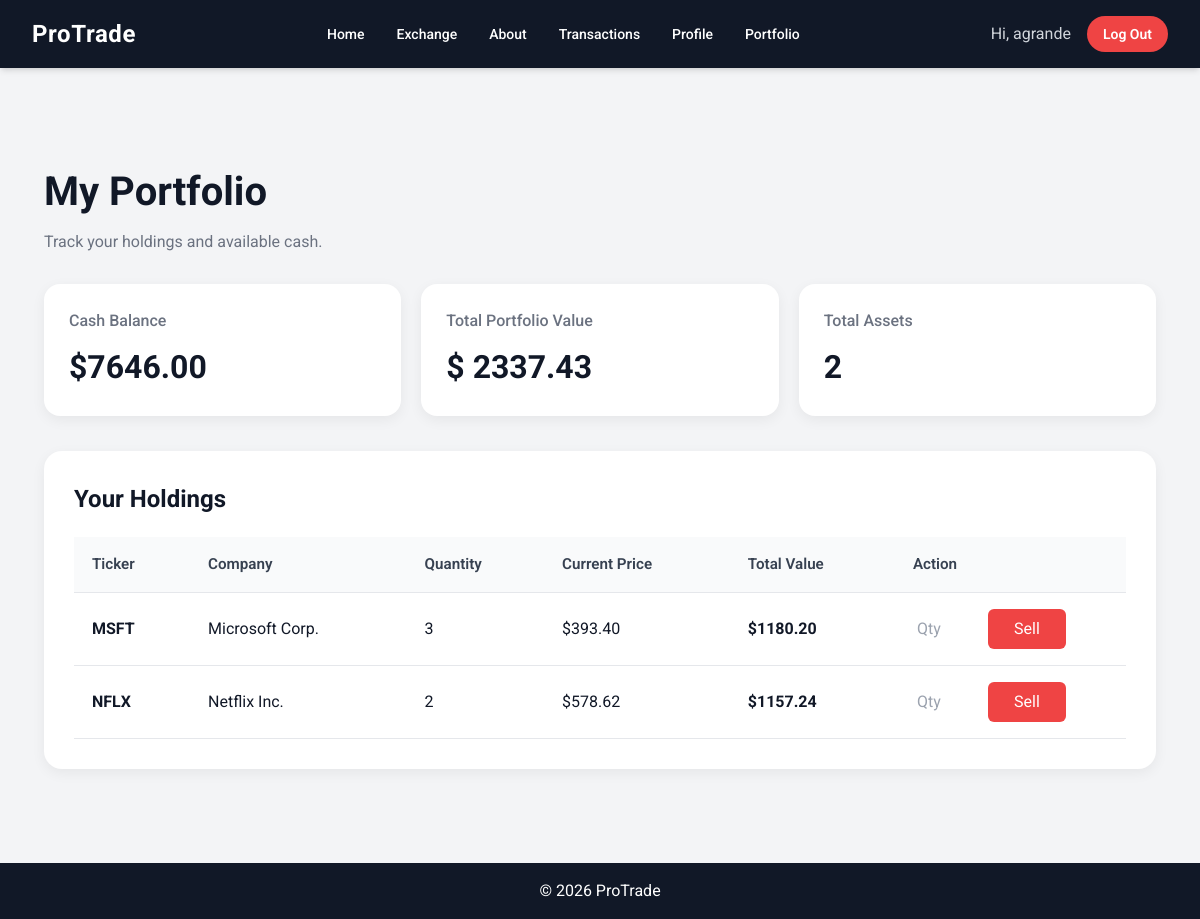
/portfolio (signed in), run on the app's committed database.
### tables this page shows
CREATE TABLE users (
  id INTEGER PRIMARY KEY AUTOINCREMENT,
  first_name TEXT NOT NULL,
  last_name TEXT NOT NULL,
  username TEXT NOT NULL UNIQUE,
  email TEXT NOT NULL UNIQUE,
  phone TEXT NOT NULL,
  password_hash TEXT NOT NULL,
  role TEXT NOT NULL DEFAULT 'user',
  cash_balance REAL NOT NULL DEFAULT 10000,
  created_at TEXT DEFAULT CURRENT_TIMESTAMP
);

CREATE TABLE portfolio (
  id INTEGER PRIMARY KEY AUTOINCREMENT,
  user_id INTEGER NOT NULL,
  stock_id INTEGER NOT NULL,
  quantity_owned INTEGER NOT NULL DEFAULT 0 CHECK (quantity_owned >= 0),
  FOREIGN KEY (user_id) REFERENCES users(id) ON DELETE CASCADE,
  FOREIGN KEY (stock_id) REFERENCES stocks(id) ON DELETE CASCADE,
  UNIQUE (user_id, stock_id)
);

CREATE TABLE stocks (
  id INTEGER PRIMARY KEY AUTOINCREMENT,
  company_name TEXT NOT NULL,
  ticker TEXT UNIQUE NOT NULL,
  total_volume INTEGER NOT NULL DEFAULT 0,
  current_price REAL NOT NULL CHECK (current_price >= 0),
  opening_price REAL NOT NULL CHECK (opening_price >= 0),
  day_high REAL NOT NULL CHECK (day_high >= 0),
  day_low REAL NOT NULL CHECK (day_low >= 0)
);

### app.py (the view)
@app.route("/portfolio")
def portfolio():
    if "user_id" not in session:
        flash("Please log in first.", "error")
        return redirect(url_for("login"))
    conn = get_db()
    holdings = conn.execute("""
        SELECT
            portfolio.quantity_owned,
            stocks.ticker,
            stocks.company_name,
            stocks.current_price,
            (portfolio.quantity_owned * stocks.current_price) AS total_value
        FROM portfolio
        JOIN stocks ON portfolio.stock_id = stocks.id
        WHERE portfolio.user_id = ?
    """, (session["user_id"],)).fetchall()
    user = conn.execute(
        "SELECT cash_balance FROM users WHERE id = ?",
        (session["user_id"],)
    ).fetchone()
    conn.close()
    return render_template("portfolio.html", holdings=holdings, user=user)

### app.py (called while the page is built)
def get_db():
    conn = sqlite3.connect("database.db")
    conn.row_factory = sqlite3.Row
    return conn

### templates/portfolio.html (shortened to what this page needs)
{% extends "layout.html" %}
{% block page_css %}
<link rel="stylesheet" href="{{ url_for('static', filename='portfolio.css') }}">
{% endblock %}
{% block content %}
<div class="portfolio-page">
    <div class="portfolio-header">
        <h1>My Portfolio</h1>
        <p>Track your holdings and available cash.</p>
    </div>
    <div class="portfolio-summary">
        <div class="summary-card">
            <h3>Cash Balance</h3>
            <p>${{ "%.2f"|format(user.cash_balance) }}</p>
        </div>
        <div class="summary-card">
            <h3>Total Portfolio Value</h3>
            <p>
                $
                {{
                    "%.2f"|format(
                        holdings | sum(attribute='total_value')
                    )
                }}
            </p>
        </div>
        <div class="summary-card">
            <h3>Total Assets</h3>
            <p>{{ holdings|length }}</p>
        </div>
    </div>
    <div class="portfolio-table-container">
        <h2>Your Holdings</h2>
        {% if holdings %}
        <table class="portfolio-table">
            <thead>
                <tr>
                    <th>Ticker</th>
                    <th>Company</th>
                    <th>Quantity</th>
                    <th>Current Price</th>
                    <th>Total Value</th>
                    <th>Action</th>
                </tr>
            </thead>
            <tbody>
               {% for stock in holdings %}
<tr>
    <td class="ticker">{{ stock.ticker }}</td>
    <td>{{ stock.company_name }}</td>
    <td>{{ stock.quantity_owned }}</td>
    <td>${{ "%.2f"|format(stock.current_price) }}</td>
    <td class="value">${{ "%.2f"|format(stock.total_value) }}</td>
    <td>
        <form method="POST" action="{{ url_for('sell_stock', ticker=stock.ticker) }}" style="display:flex; gap:5px;">
            <input
                type="number"
                name="quantity"
                min="1"
                max="{{ stock.quantity_owned }}"
                placeholder="Qty"
                style="width:70px; padding:4px;"
                required
            >
            <button type="submit" style="background:#ef4444; color:white; padding:5px 10px; border:none; border-radius:6px;">
                Sell
            </button>
        </form>
    </td>
</tr>
{% endfor %}
            </tbody>
        </table>
        {% else %}
        <div class="empty-portfolio">
            <h3>No stocks purchased yet</h3>
            <p>You haven’t bought any stocks yet. Start by visiting the Exchange page.</p>
            <a href="{{ url_for('exchange') }}" class="browse-btn">Browse Market</a>
        </div>
        {% endif %}
    </div>
</div>
{% endblock %}

### templates/layout.html (shortened to what this page needs)
<!DOCTYPE html>
<html lang="en">
<head>
    <script src="https://cdn.tailwindcss.com"></script>
    <link rel="stylesheet" href="{{ url_for('static', filename='style1.css') }}">
    {% block page_css %}{% endblock %}
</head>
<body class="bg-gray-100 flex flex-col min-h-screen">
   <nav class="bg-gray-900 text-white px-8 py-4 flex items-center justify-between shadow-md sticky top-0 z-50">
    <div class="text-2xl font-bold tracking-wide">
        <a href="/" class="hover:text-green-400 transition">ProTrade</a>
    </div>
    <div class="flex items-center space-x-8 text-sm font-medium">
        <a href="/" class="hover:text-green-400 transition">Home</a>
        <a href="/exchange" class="hover:text-green-400 transition">Exchange</a>
        <a href="/aboutus" class="hover:text-green-400 transition">About</a>
        <a href="/transactions" class="hover:text-green-400 transition">Transactions</a>
        <a href="/profile" class="hover:text-green-400 transition">Profile</a>
        <a href="/portfolio" class="hover:text-green-400 transition">Portfolio</a>
    </div>
    <div class="flex items-center space-x-4">
        {% if session.get("user_id") %}
            <span class="text-gray-300">Hi, {{ session["username"] }}</span>
            <a href="/logout"
               class="bg-red-500 hover:bg-red-600 px-4 py-2 rounded-full text-sm font-semibold transition">
               Log Out
            </a>
        {% endif %}
    </div>
</nav>
    <main class="flex-grow w-full mx-auto p-6">
        {% block content %}{% endblock %}
    </main>
    <footer class="bg-gray-900 text-white text-center p-4">
        &copy; 2026 ProTrade
    </footer>
</body>
</html>

### static/style1.css (style rules this page uses)
* { margin: 0px; padding: 0px; box-sizing: border-box; font-family: 'Roboto', sans-serif; }
body { background-color: #f2f2f2; }
h2 { font-size: 18px; color: #333; }
button { width: 40%; height: 40px; background: #4caf50; border: none; outline: none; border-radius: 40px; cursor: pointer; font-size: 1em; font-weight: 500; }

### static/portfolio.css (style rules this page uses)
body { background-color: #f3f4f6; font-family: 'Roboto', sans-serif; margin: 0; padding: 0; }
.portfolio-page { max-width: 1200px; margin: 50px auto; padding: 20px; }
.portfolio-header { margin-bottom: 30px; }
.portfolio-header h1 { font-size: 2.5rem; font-weight: 700; color: #111827; margin-bottom: 8px; }
.portfolio-header p { color: #6b7280; font-size: 1rem; }
.portfolio-summary { display: grid; grid-template-columns: repeat(auto-fit, minmax(250px, 1fr)); gap: 20px; margin-bottom: 35px; }
.summary-card { background: white; border-radius: 16px; padding: 25px; box-shadow: 0 4px 14px rgba(0, 0, 0, 0.06); transition: transform 0.2s ease; }
.summary-card h3 { font-size: 1rem; color: #6b7280; margin-bottom: 10px; font-weight: 500; }
.summary-card p { font-size: 2rem; font-weight: 700; color: #111827; margin: 0; }
.portfolio-table-container { background: white; border-radius: 18px; padding: 30px; box-shadow: 0 4px 14px rgba(0, 0, 0, 0.06); }
.portfolio-table-container h2 { font-size: 1.5rem; font-weight: 700; color: #111827; margin-bottom: 20px; }
.portfolio-table { width: 100%; border-collapse: collapse; overflow: hidden; }
.portfolio-table thead { background-color: #f9fafb; }
.portfolio-table th, .portfolio-table td { text-align: left; padding: 16px 18px; border-bottom: 1px solid #e5e7eb; }
.portfolio-table th { font-size: 0.95rem; color: #374151; font-weight: 600; }
.portfolio-table td { font-size: 1rem; color: #111827; }
.ticker { font-weight: 700; color: #16a34a; }
.value { font-weight: 700; color: #111827; }

### data on the page
users: username "agrande", cash_balance "7646.00"
portfolio: ticker "MSFT", company_name "Microsoft Corp.", quantity_owned "3", total_value "1180.20"
stocks: current_price "393.40"
portfolio: ticker "NFLX", company_name "Netflix Inc.", quantity_owned "2", total_value "1157.24"
stocks: current_price "578.62"

### other printed values
{{ holdings|length }} "2"
